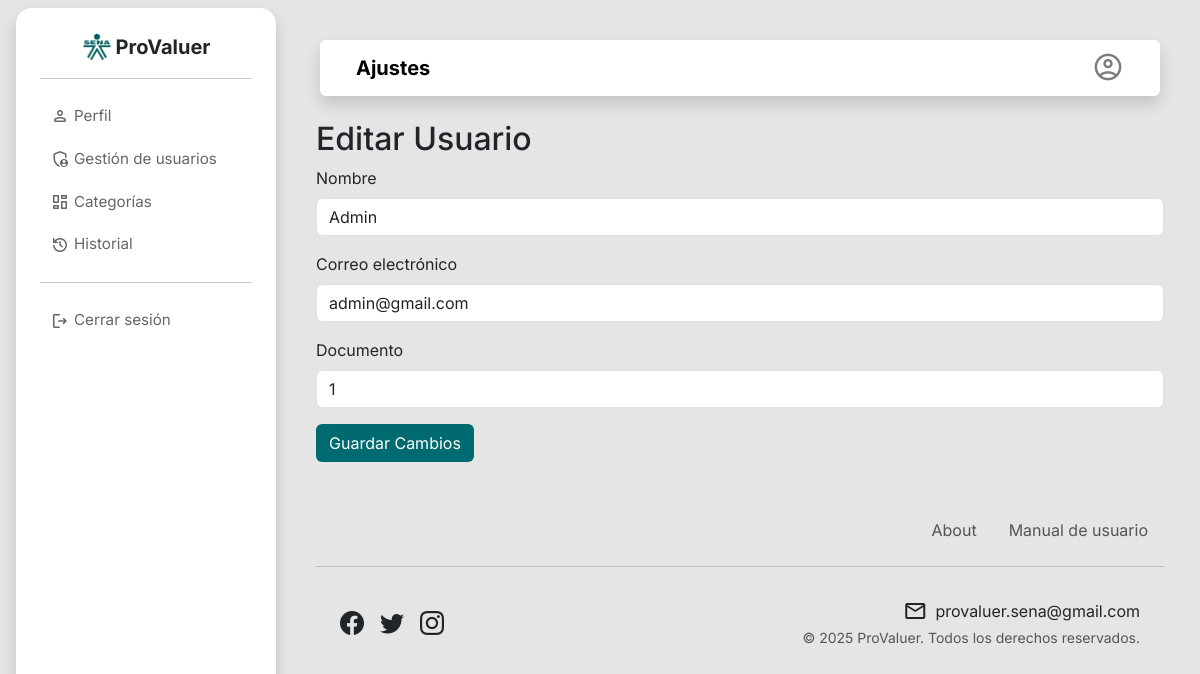
The page /user_roles/pages/settings.php (signed in) on the database its author committed.
### tables this page shows
CREATE TABLE `usuarios` (
  `id_usuario` int(11) NOT NULL,
  `rol_usuario_fk` int(11) NOT NULL,
  `nombre_usuario` varchar(30) NOT NULL,
  `correo` varchar(50) NOT NULL,
  `activo` tinyint(1) NOT NULL,
  `clave` varchar(200) NOT NULL,
  `documento` int(11) NOT NULL
);

### user_roles/pages/settings.php (the view, shortened to what this page needs)
<?php
include('../../includes/panel/header.php');
include("../../config/db_config.php");
$id = $_SESSION["id_usuario"];
$sql = "SELECT * FROM usuarios WHERE id_usuario=$id";
$result = $conn->query($sql);
$row = $result->fetch_assoc();
?>
<div class="container mt-4">
    <div class="row">
        <h2>Editar Usuario</h2>
        <form method="POST" action="../../users/actualizar_user.php">
                <div class="mb-3">
                <label for="nombre" class="form-label">Nombre</label>
                <input type="text" class="form-control" name="nombre_usuario" id="nombre_usuario" value="<?= htmlspecialchars($row["nombre_usuario"] ?? '') ?>" required>
                </div>
                <div class="mb-3">
                    <label for="correo" class="form-label">Correo electrónico</label>
                    <input type="email" class="form-control" name="correo" id="correo" value="<?= htmlspecialchars($row["correo"] ?? '') ?>" required>
                </div>
                <div class="mb-3">
                    <label for="documento" class="form-label">Documento</label>
                    <input type="text" class="form-control" name="documento" id="documento" value="<?= htmlspecialchars($row["documento"] ?? '') ?>" required>
                </div>
                <div class="d-flex justify-content-between">
                    <button type="submit" class="btn botones">Guardar Cambios</button>
                </div>
        </form>
    </div>
</div>
<?php include('../../includes/panel/footer.php');?>

### assets/css/style.css (style rules this page uses)
:root { --primary_color: #006a71; --second_color: #48a6a7; --dark_color: #00565c; --light_color: #F2FEFF; --gray: #d3d3d3b6; }
* { margin: 0; padding: 0; box-sizing: border-box; }
body { background-color: #e5e5e5; font-family: "Inter", sans-serif; }
.botones { background: var(--primary_color); color: white; }

### rows shown on the page
usuarios: nombre_usuario "Admin", correo "admin@gmail.com", documento "1"

### other values the page prints
$nombre_page "Ajustes"
